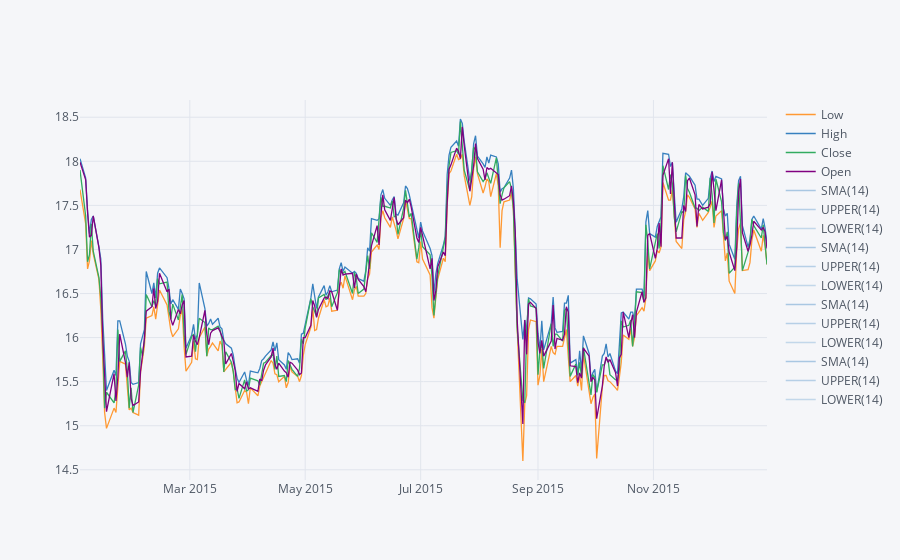

Write notebook code for a chart like this one.
### Markdown cell above
**Use .ta_plot(study='boll') to create a Bollinger Band Plot for Bank of America for the year 2015.**

### Code cell
BAC[['Low', 'High', 'Close', 'Open']]['2015-01-01' : '2015-12-31'].ta_plot(study = 'boll', title = 'Bollinger Band Plot')

### Figure 1 — Plotly figure (JSON) as saved in the notebook; plotly's stock layout.template omitted (floating-point values rounded to 4 significant figures; data arrays with more than 128 entries replaced by an {"elided": "..."} marker saying what was removed)
{"data": [{"line": {"color": "rgba(255, 153, 51, 1.0)", "dash": "solid", "shape": "linear", "width": 1.3}, "mode": "lines", "name": "Low", "text": "", "type": "scatter", "x": {"elided": "252 str values"}, "y": {"elided": "252 float values"}}, {"line": {"color": "rgba(55, 128, 191, 1.0)", "dash": "solid", "shape": "linear", "width": 1.3}, "mode": "lines", "name": "High", "text": "", "type": "scatter", "x": {"elided": "252 str values"}, "y": {"elided": "252 float values"}}, {"line": {"color": "rgba(50, 171, 96, 1.0)", "dash": "solid", "shape": "linear", "width": 1.3}, "mode": "lines", "name": "Close", "text": "", "type": "scatter", "x": {"elided": "252 str values"}, "y": {"elided": "252 float values"}}, {"line": {"color": "rgba(128, 0, 128, 1.0)", "dash": "solid", "shape": "linear", "width": 1.3}, "mode": "lines", "name": "Open", "text": "", "type": "scatter", "x": {"elided": "252 str values"}, "y": {"elided": "252 float values"}}, {"line": {"color": "rgba(55, 128, 191, 0.4000000000000002)", "dash": "solid", "shape": "linear", "width": 1.3}, "mode": "lines", "name": "SMA(14)", "text": "", "type": "scatter", "x": {"elided": "252 str values"}, "y": {"elided": "252x4 mixed values"}}, {"line": {"color": "rgba(55, 128, 191, 0.33333333333333354)", "dash": "solid", "shape": "linear", "width": 1.3}, "mode": "lines", "name": "UPPER(14)", "text": "", "type": "scatter", "x": {"elided": "252 str values"}, "y": {"elided": "252x4 mixed values"}}, {"line": {"color": "rgba(55, 128, 191, 0.2666666666666669)", "dash": "solid", "shape": "linear", "width": 1.3}, "mode": "lines", "name": "LOWER(14)", "text": "", "type": "scatter", "x": {"elided": "252 str values"}, "y": {"elided": "252x4 mixed values"}}, {"line": {"color": "rgba(55, 128, 191, 0.4000000000000002)", "dash": "solid", "shape": "linear", "width": 1.3}, "mode": "lines", "name": "SMA(14)", "text": "", "type": "scatter", "x": {"elided": "252 str values"}, "y": {"elided": "252x4 mixed values"}}, {"line": {"color": "rgba(55, 128, 191, 0.33333333333333354)", "dash": "solid", "shape": "linear", "width": 1.3}, "mode": "lines", "name": "UPPER(14)", "text": "", "type": "scatter", "x": {"elided": "252 str values"}, "y": {"elided": "252x4 mixed values"}}, {"line": {"color": "rgba(55, 128, 191, 0.2666666666666669)", "dash": "solid", "shape": "linear", "width": 1.3}, "mode": "lines", "name": "LOWER(14)", "text": "", "type": "scatter", "x": {"elided": "252 str values"}, "y": {"elided": "252x4 mixed values"}}, {"line": {"color": "rgba(55, 128, 191, 0.4000000000000002)", "dash": "solid", "shape": "linear", "width": 1.3}, "mode": "lines", "name": "SMA(14)", "text": "", "type": "scatter", "x": {"elided": "252 str values"}, "y": {"elided": "252x4 mixed values"}}, {"line": {"color": "rgba(55, 128, 191, 0.33333333333333354)", "dash": "solid", "shape": "linear", "width": 1.3}, "mode": "lines", "name": "UPPER(14)", "text": "", "type": "scatter", "x": {"elided": "252 str values"}, "y": {"elided": "252x4 mixed values"}}, {"line": {"color": "rgba(55, 128, 191, 0.2666666666666669)", "dash": "solid", "shape": "linear", "width": 1.3}, "mode": "lines", "name": "LOWER(14)", "text": "", "type": "scatter", "x": {"elided": "252 str values"}, "y": {"elided": "252x4 mixed values"}}, {"line": {"color": "rgba(55, 128, 191, 0.4000000000000002)", "dash": "solid", "shape": "linear", "width": 1.3}, "mode": "lines", "name": "SMA(14)", "text": "", "type": "scatter", "x": {"elided": "252 str values"}, "y": {"elided": "252x4 mixed values"}}, {"line": {"color": "rgba(55, 128, 191, 0.33333333333333354)", "dash": "solid", "shape": "linear", "width": 1.3}, "mode": "lines", "name": "UPPER(14)", "text": "", "type": "scatter", "x": {"elided": "252 str values"}, "y": {"elided": "252x4 mixed values"}}, {"line": {"color": "rgba(55, 128, 191, 0.2666666666666669)", "dash": "solid", "shape": "linear", "width": 1.3}, "mode": "lines", "name": "LOWER(14)", "text": "", "type": "scatter", "x": {"elided": "252 str values"}, "y": {"elided": "252x4 mixed values"}}], "layout": {"legend": {"bgcolor": "#F5F6F9", "font": {"color": "#4D5663"}}, "paper_bgcolor": "#F5F6F9", "plot_bgcolor": "#F5F6F9", "title": {"font": {"color": "#4D5663"}}, "xaxis": {"gridcolor": "#E1E5ED", "showgrid": true, "tickfont": {"color": "#4D5663"}, "title": {"font": {"color": "#4D5663"}, "text": ""}, "zerolinecolor": "#E1E5ED"}, "yaxis": {"gridcolor": "#E1E5ED", "showgrid": true, "tickfont": {"color": "#4D5663"}, "title": {"font": {"color": "#4D5663"}, "text": ""}, "zerolinecolor": "#E1E5ED"}}}
